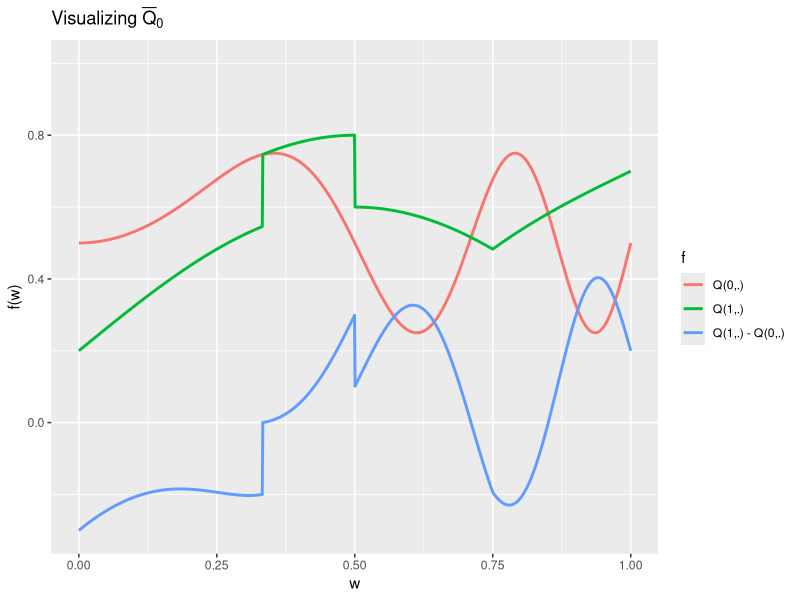

Generate this figure with R: (Note: this script raises an error after producing the figure.)
## ---- chunk 1
knitr::opts_chunk$set(
  fig.height = 4, 
  fig.path = 'img/',
  fig.width = 12,
  message = FALSE,
  size = "tiny",
  warning = FALSE,
  warnings = FALSE
)
## ---- chunk 2
set.seed(54321) ## because reproducibility matters...
suppressMessages(library(R.utils)) ## make sure it is installed
suppressMessages(library(tidyverse)) ## make sure it is installed
suppressMessages(library(caret)) ## make sure it is installed
expit <- plogis
logit <- qlogis
## ---- chunk 3
draw_from_experiment <- function(n, ideal = FALSE) {
  ## preliminary
  n <- Arguments$getInteger(n, c(1, Inf))
  ideal <- Arguments$getLogical(ideal)
  ## ## 'Gbar' and 'Qbar' factors
  Gbar <- function(W) {
    expit(1 + 2 * W - 4 * sqrt(abs((W - 5/12))))
  }
  Qbar <- function(AW) {
    A <- AW[, 1]
    W <- AW[, 2]
    ## A * (cos((1 + W) * pi / 4) + (1/3 <= W & W <= 1/2) / 5) +
    ##  (1 - A) * (sin(4 * W^2 * pi) / 4 + 1/2)
    A * (cos((-1/2 + W) * pi) * 2/5 + 1/5 + (1/3 <= W & W <= 1/2) / 5 +
         (W >= 3/4) * (W - 3/4) * 2) +
      (1 - A) * (sin(4 * W^2 * pi) / 4 + 1/2) 
  }
  ## sampling
  ## ## context
  mixture_weights <- c(1/10, 9/10, 0)
  mins <- c(0, 11/30, 0)
  maxs <- c(1, 14/30, 1)
  latent <- findInterval(runif(n), cumsum(mixture_weights)) + 1
  W <- runif(n, min = mins[latent], max = maxs[latent])
  ## ## counterfactual rewards
  zeroW <- cbind(A = 0, W)
  oneW <- cbind(A = 1, W)
  Qbar.zeroW <- Qbar(zeroW)
  Qbar.oneW <- Qbar(oneW)
  Yzero <- rbeta(n, shape1 = 2, shape2 = 2 * (1 - Qbar.zeroW) / Qbar.zeroW)
  Yone <- rbeta(n, shape1 = 3, shape2 = 3 * (1 - Qbar.oneW) / Qbar.oneW)
  ## ## action undertaken
  A <- rbinom(n, size = 1, prob = Gbar(W))
  ## ## actual reward
  Y <- A * Yone + (1 - A) * Yzero
  ## ## observation
  if (ideal) {
    obs <- cbind(W = W, Yzero = Yzero, Yone = Yone, A = A, Y = Y)
  } else {
    obs <- cbind(W = W, A = A, Y = Y)
  }
  attr(obs, "Gbar") <- Gbar
  attr(obs, "Qbar") <- Qbar
  attr(obs, "QW") <- function(W) {
    out <- sapply(1:length(mixture_weights),
                  function(ii){
                    mixture_weights[ii] *
                      dunif(W, min = mins[ii], max = maxs[ii])
                  })
    return(rowSums(out))
  }
  attr(obs, "qY") <- function(AW, Y, Qbar){
    A <- AW[, 1]
    W <- AW[, 2]
    Qbar.AW <- do.call(Qbar, list(AW)) # is call to 'do.call' necessary?
    shape1 <- ifelse(A == 0, 2, 3)
    dbeta(Y, shape1 = shape1, shape2 = shape1 * (1 - Qbar.AW) / Qbar.AW)
  }
  ##
  return(obs)
}
## ---- chunk 4
(five_obs <- draw_from_experiment(5))
## ---- chunk 5
Gbar <- attr(five_obs, "Gbar")
Qbar <- attr(five_obs, "Qbar")
QW <- attr(five_obs, "QW")

features <- tibble(w = seq(0, 1, length.out = 1e3)) %>%
  mutate(Qw = QW(w),
         Gw = Gbar(w),
         Q1w = Qbar(cbind(A = 1, W = w)),
         Q0w = Qbar(cbind(A = 0, W = w)),
         blip_Qw = Q1w - Q0w)

features %>% select(-Qw, -Gw) %>%
  rename("Q(1,.)" = Q1w,
         "Q(0,.)" = Q0w,
         "Q(1,.) - Q(0,.)" = blip_Qw) %>%
  gather("f", "value", -w) %>%
  ggplot() +
  geom_line(aes(x = w, y = value, color = f), size = 1) +
  labs(y = "f(w)", title = bquote("Visualizing" ~ bar(Q)[0])) +
  ylim(NA, 1)
## ---- chunk 6
integrand <- function(w) {
  Qbar <- attr(five_obs, "Qbar")
  QW <- attr(five_obs, "QW")
  ( Qbar(cbind(1, w)) - Qbar(cbind(0, w)) ) * QW(w)
}
(psi_zero <- integrate(integrand, lower = 0, upper = 1)$val)
## ---- chunk 7
## plot the causal diagram
## ---- chunk 8
B <- 1e6 ## Antoine: 1e6 eventually
ideal_obs <- draw_from_experiment(B, ideal = TRUE)
(psi_approx <- mean(ideal_obs[, "Yone"] - ideal_obs[, "Yzero"]))
## ---- chunk 9
sd_approx <- sd(ideal_obs[, "Yone"] - ideal_obs[, "Yzero"])
alpha <- 0.05
(psi_approx_CI <- psi_approx + c(-1, 1) * qnorm(1 - alpha / 2) * sd_approx / sqrt(B))
## ---- chunk 10
draw_from_another_experiment <- function(n, h = 0) {
  ## preliminary
  n <- Arguments$getInteger(n, c(1, Inf))
  h <- Arguments$getNumeric(h)
  ## ## 'Gbar' and 'Qbar' factors
  Gbar <- function(W) {
    sin((1 + W) * pi / 6)
  }
  Qbar <- function(AW, hh = h) {
    A <- AW[, 1]
    W <- AW[, 2]
    expit( logit( A *  W + (1 - A) * W^2 ) +
           hh * 10 * sqrt(W) * A )
  }
  ## sampling
  ## ## context
  W <- runif(n, min = 1/10, max = 9/10)
  ## ## action undertaken
  A <- rbinom(n, size = 1, prob = Gbar(W))
  ## ## reward
  shape1 <- 4
  QAW <- Qbar(cbind(A, W))
  Y <- rbeta(n, shape1 = shape1, shape2 = shape1 * (1 - QAW) / QAW)
  ## ## observation
  obs <- cbind(W = W, A = A, Y = Y)
  attr(obs, "Gbar") <- Gbar
  attr(obs, "Qbar") <- Qbar
  attr(obs, "QW") <- function(x){dunif(x, min = 1/10, max = 9/10)}
  attr(obs, "shape1") <- shape1
  attr(obs, "qY") <- function(AW, Y, Qbar, shape1){
    A <- AW[,1]; W <- AW[,2]
    Qbar.AW <- do.call(Qbar, list(AW))
    dbeta(Y, shape1 = shape1, shape2 = shape1 * (1 - Qbar.AW) / Qbar.AW)
  }
  ##
  return(obs)
}
## ---- chunk 11
five_obs_from_another_experiment <- draw_from_another_experiment(5)
another_integrand <- function(w) {
  Qbar <- attr(five_obs_from_another_experiment, "Qbar")
  QW <- attr(five_obs_from_another_experiment, "QW")
  ( Qbar(cbind(1, w)) - Qbar(cbind(0, w)) ) * QW(w)
}
(psi_Pi_zero <- integrate(another_integrand, lower = 0, upper = 1)$val)
## ---- chunk 12
eic <- function(obs, psi) {
  Qbar <- attr(obs, "Qbar")
  Gbar <- attr(obs, "Gbar")
  QAW <- Qbar(obs[, c("A", "W")])
  GW <- Gbar(obs[, "W"])
  lGAW <- obs[, "A"] * GW + (1 - obs[, "A"]) * (1 - GW)
  ( Qbar(cbind(1, obs[, "W"])) - Qbar(cbind(0, obs[, "W"])) - psi ) +
    (2 * obs[, "A"] - 1) / lGAW * (obs[, "Y"] - QAW)
}

(eic(five_obs, psi = psi_approx))
(eic(five_obs_from_another_experiment, psi = psi_Pi_zero))
## ---- chunk 13
obs <- draw_from_experiment(B)
(cramer_rao_hat <- var(eic(obs, psi = psi_approx)))
## ---- chunk 14
obs_from_another_experiment <- draw_from_another_experiment(B)
(cramer_rao_Pi_zero_hat <- var(eic(obs_from_another_experiment, psi = 59/300)))
(ratio <- sqrt(cramer_rao_Pi_zero_hat/cramer_rao_hat))
## ---- chunk 15
sigma0_draw_from_another_experiment <- function(obs) { 
  ## preliminary
  Qbar <- attr(obs, "Qbar")
  QAW <- Qbar(obs[, c("A", "W")])
  shape1 <- Arguments$getInteger(attr(obs, "shape1"), c(1, Inf))
  ## computations
  betaAW <- shape1 * (1 - QAW) / QAW
  out <- log(1 - obs[, "Y"])
  for (int in 1:shape1) {
    out <- out + 1/(int - 1 + betaAW)
  }
  out <- - out * shape1 * (1 - QAW) / QAW * 10 * sqrt(obs[, "W"]) * obs[, "A"]
  ## no need to center given how we will use it
  return(out)
}

vars <- eic(obs_from_another_experiment, psi = 59/300) *
  sigma0_draw_from_another_experiment(obs_from_another_experiment)
sd_hat <- sd(vars)
(slope_hat <- mean(vars))
(slope_CI <- slope_hat + c(-1, 1) * qnorm(1 - alpha / 2) * sd_hat / sqrt(B))
## ---- chunk 16
Gbar <- attr(obs, "Gbar")

iter <- 1e3
## ---- chunk 17
estimate_G <- function(dat, algorithm, ...) {
  if (!attr(algorithm, "ML")) {
    dat <- as.data.frame(dat)
    fit <- algorithm[[1]](formula = algorithm[[2]], data = dat)
    Ghat <- function(newdata) {
      newdata <- as.data.frame(newdata)
      predict(fit, newdata, type = "response")
    }
  } else {
    fit <- algorithm(dat, ...)
    Qhat <- function(newdata) {
      caret::predict.train(fit, newdata)
    }
  }
  return(Ghat)
}

compute_lGhatAW <- function(A, W, Ghat, threshold = 0.05) {
  dat <- data.frame(A = A, W = W)
  Ghat_W <- Ghat(dat)
  lGAW <- A * Ghat_W + (1 - A) * (1 - Ghat_W)
  pred <- pmin(1 - threshold, pmax(lGAW, threshold))
  return(pred)
}
## ---- chunk 18
working_model_G_one <- list(
  model = function(...) {glm(family = binomial(), ...)},
  formula = as.formula(
    paste("A ~",
          paste(c("I(W^", "I(abs(W - 5/12)^"),
                rep(seq(1/2, 3/2, by = 1/2), each = 2),
                sep = "", collapse = ") + "),
          ")")
  ))
attr(working_model_G_one, "ML") <- FALSE
working_model_G_one$formula
## ---- chunk 19
learned_features_fixed_sample_size <-
  obs %>% as_tibble() %>%
  mutate(id = 1:n() %% iter) %>%
  nest(-id, .key = "obs") %>%
  mutate(Ghat = map(obs, ~ estimate_G(., algorithm = working_model_G_one))) %>%
  mutate(lGAW = map2(Ghat, obs, ~ compute_lGhatAW(.y$A, .y$W, .x)))


psi_hat_abc <-
  learned_features_fixed_sample_size %>%
  unnest(obs, lGAW) %>%
  group_by(id) %>%
  summarize(est = mean(Y * (2 * A - 1) / lGAW)) %>%
  mutate(std = sd(est),
         clt = (est - psi_approx) / std,
         type = "c") %>%
  full_join(psi_hat_ab)

(bias_abc <- psi_hat_abc %>% group_by(type) %>% summarise(bias = mean(clt)))
## ---- chunk 20
transform <- c("cos", "sin", "sqrt", "log", "exp")
working_model_G_three <- list(
  model = function(...) {glm(family = binomial(), ...)},
  formula = as.formula(
    paste("A ~",
          paste("I(", transform, sep = "", collapse = "(W)) + "),
          "(W))")
  ))
attr(working_model_G_three, "ML") <- FALSE
(working_model_G_three$formula)
## ---- chunk 21
estimate_Q <- function(dat, algorithm, ...) {
  if (!attr(algorithm, "ML")) {
    dat <- as.data.frame(dat)
    fit <- algorithm[[1]](formula = algorithm[[2]], data = dat)
    Qhat <- function(newdata) {
      newdata <- as.data.frame(newdata)
      predict(fit, newdata, type = "response")
    }
  } else {
    fit <- algorithm(dat, ...)
    Qhat <- function(newdata) {
      caret::predict.train(fit, newdata)
    }    
  }
  return(Qhat)
}

compute_QhatAW <- function(Y, A, W, Qhat, blip = FALSE) {
  if (!blip) {
    dat <- data.frame(Y = Y, A = A, W = W)
    pred <- Qhat(dat)
  } else {
    pred <- Qhat(data.frame(A = 1, W = W)) - Qhat(data.frame(A = 0, W = W))
  }
  return(pred)  
}

working_model_Q_one <- list(
  model = function(...) {glm(family = binomial(), ...)},
  formula = as.formula(
    paste("Y ~ A * (",
          paste("I(W^", seq(1/2, 3/2, by = 1/2), sep = "", collapse = ") + "),
          "))")
  ))
attr(working_model_Q_one, "ML") <- FALSE
working_model_Q_one$formula

## k-NN
kknn_algo <- function(dat, ...) {
  args <- list(...)
  if ("Subsample" %in% names(args)) {
    keep <- sample.int(nrow(dat), args$Subsample)
    dat <- dat[keep, ]
  }
  caret::train(Y ~ I(10*A) + W, ## a tweak
               data = dat,
               method = "kknn",
               verbose = FALSE,
               ...)
}
attr(kknn_algo, "ML") <- TRUE
kknn_grid <- expand.grid(kmax = 11, distance = 2, kernel = "gaussian")
control <- trainControl(method = "cv", number = 2,
                        predictionBounds = c(0, 1),
                        allowParallel = TRUE)

learned_features_fixed_sample_size <-
  learned_features_fixed_sample_size %>% # head(n = 100) %>%
  mutate(Qhat_d = map(obs, ~ estimate_Q(., algorithm = working_model_Q_one)),
         Qhat_e = map(obs, ~ estimate_Q(., algorithm = kknn_algo,
                                        trControl = control,
                                        tuneGrid = kknn_grid))) %>%
  mutate(blip_QW_d = map2(Qhat_d, obs,
                          ~ compute_QhatAW(.y$Y, .y$A, .y$W, .x, blip = TRUE)),
         blip_QW_e = map2(Qhat_e, obs,
                          ~ compute_QhatAW(.y$Y, .y$A, .y$W, .x, blip = TRUE)))

psi_hat_de <-
  learned_features_fixed_sample_size %>%
  unnest(blip_QW_d, blip_QW_e) %>%
  group_by(id) %>%
  summarize(est_d = mean(blip_QW_d),
            est_e = mean(blip_QW_e)) %>%
  mutate(std_d = sd(est_d),
         std_e = sd(est_e),
         clt_d = (est_d - psi_approx) / std_d,
         clt_e = (est_e - psi_approx) / std_e) %>% 
  gather("key", "value", -id) %>%
  extract(key, c("what", "type"), "([^_]+)_([de])") %>%
  spread(what, value)

(bias_de <- psi_hat_de %>% group_by(type) %>% summarize(bias = mean(clt)))

fig <- ggplot() +
  geom_line(aes(x = x, y = y), 
            data = tibble(x = seq(-3, 3, length.out = 1e3),
                          y = dnorm(x)),
            linetype = 1, alpha = 0.5) +
  geom_density(aes(clt, fill = type, colour = type),
               psi_hat_de, alpha = 0.1) +
  geom_vline(aes(xintercept = bias, colour = type),
             bias_de, size = 1.5, alpha = 0.5)
  
fig +
  labs(x = expression(paste(sqrt(n/v[n]^{list(d, e)})*(psi[n]^{list(d, e)} - psi[0]))))
## ---- chunk 22
log_sample_size <- seq(9, 13, 1)
block_size <- sum(2^log_sample_size)

label <- function(xx, log_sample_size = c(9, 11, 13)) {
  by <- sum(2^log_sample_size)
  xx <- xx[seq_len((length(xx) %/% by) * by)] - 1
  prefix <- xx %/% by
  suffix <- findInterval(xx %% by, cumsum(2^log_sample_size))
  paste(prefix + 1, suffix + 1, sep = "_")
}

learned_features_varying_sample_size <- obs %>% as.tibble %>% 
  head(n = (nrow(.) %/% block_size) * block_size) %>% 
  mutate(block = label(1:nrow(.), log_sample_size)) %>%
  nest(-block, .key = "obs")
## ---- chunk 23
learned_features_varying_sample_size <-
  learned_features_varying_sample_size %>% 
  mutate(Qhat_d = map(obs, ~ estimate_Q(., algorithm = working_model_Q_one)),
         Qhat_e = map(obs, ~ estimate_Q(., algorithm = kknn_algo,
                                        trControl = control,
                                        tuneGrid = kknn_grid))) %>%
  mutate(blip_QW_d = map2(Qhat_d, obs,
                          ~ compute_QhatAW(.y$Y, .y$A, .y$W, .x, blip = TRUE)),
         blip_QW_e = map2(Qhat_e, obs,
                          ~ compute_QhatAW(.y$Y, .y$A, .y$W, .x, blip = TRUE)))


root_n_bias <- learned_features_varying_sample_size %>%
  unnest(blip_QW_d, blip_QW_e) %>%
  group_by(block) %>%
  summarize(est_d = sqrt(n())*(mean(blip_QW_d) - psi_approx),
            est_e = sqrt(n())*(mean(blip_QW_e) - psi_approx))

  gather("key", "value", -block) %>%
  extract(key, c("what", "type"), "([^_]+)_([de])") %>%
  spread(what, value) %>%
  mutate(block = unlist(map(strsplit(block, "_"), ~.x[2])),
         sample_size = (2^log_sample_size)[as.integer(block)])  %>%
  select(est, type, sample_size) %>%
  group_by(type, sample_size) %>%
  summarize(bias = mean(est))
## ---- chunk 24
root_n_bias %>% ggplot(aes(x = sample_size, y = bias, color = type)) +
  geom_point(cex = 2) + geom_line() +
  labs(x = paste("sample size n"),
       y = expression(paste(sqrt(n)*(psi[n]^{list(d, e)} - psi[0]))))
## ---- chunk 25

